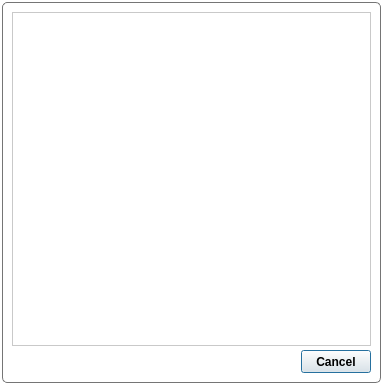
<?xml version="1.0" encoding="UTF-8"?>
<ui version="4.0">
 <class>Dialog</class>
 <widget class="QDialog" name="Dialog">
  <property name="geometry">
   <rect>
    <x>0</x>
    <y>0</y>
    <width>383</width>
    <height>385</height>
   </rect>
  </property>
  <property name="windowTitle">
   <string>Dialog</string>
  </property>
  <property name="styleSheet">
   <string notr="true">QDialog{
	border-radius:4px;
	background:#fff
}</string>
  </property>
  <layout class="QVBoxLayout" name="verticalLayout">
   <property name="spacing">
    <number>4</number>
   </property>
   <property name="leftMargin">
    <number>2</number>
   </property>
   <property name="topMargin">
    <number>2</number>
   </property>
   <property name="rightMargin">
    <number>2</number>
   </property>
   <property name="bottomMargin">
    <number>2</number>
   </property>
   <item>
    <widget class="QFrame" name="frame">
     <property name="styleSheet">
      <string notr="true">QFrame#frame{
	border:0.9px solid #757575;
	border-radius:5px;
}</string>
     </property>
     <property name="frameShape">
      <enum>QFrame::StyledPanel</enum>
     </property>
     <property name="frameShadow">
      <enum>QFrame::Raised</enum>
     </property>
     <layout class="QVBoxLayout" name="verticalLayout_2">
      <property name="spacing">
       <number>4</number>
      </property>
      <property name="leftMargin">
       <number>9</number>
      </property>
      <property name="topMargin">
       <number>9</number>
      </property>
      <property name="rightMargin">
       <number>9</number>
      </property>
      <property name="bottomMargin">
       <number>9</number>
      </property>
      <item>
       <widget class="QTextEdit" name="textEdit">
        <property name="styleSheet">
         <string notr="true">QTextEdit{
border:0.5px solid #c9c9c9;
}

h4{
	font-weight:bold;
	color: #2f2fff;
	font-family: tahoma, sans-serif;
}

p{
	color:#ff0000;
}</string>
        </property>
        <property name="readOnly">
         <bool>true</bool>
        </property>
       </widget>
      </item>
      <item alignment="Qt::AlignRight">
       <widget class="QPushButton" name="cancel_btn">
        <property name="minimumSize">
         <size>
          <width>70</width>
          <height>23</height>
         </size>
        </property>
        <property name="maximumSize">
         <size>
          <width>70</width>
          <height>16777215</height>
         </size>
        </property>
        <property name="styleSheet">
         <string notr="true">QPushButton{
	font-weight:bold;
}</string>
        </property>
        <property name="text">
         <string>Cancel</string>
        </property>
        <property name="icon">
         <iconset>
          <normaloff>../../Icons-mine/exit_icon.png</normaloff>../../Icons-mine/exit_icon.png</iconset>
        </property>
       </widget>
      </item>
     </layout>
    </widget>
   </item>
  </layout>
 </widget>
 <resources/>
 <connections/>
</ui>
